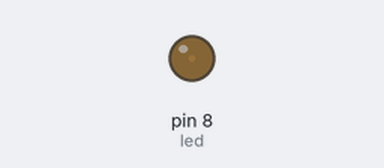
This sketch was run on a simulated Arduino Uno, built with avr-gcc and run on an emulated ATmega328P. Parts: output pins drawn as LEDs (lit = HIGH). Pins used as bus, display or sensor lines are not drawn.

Above: at 0.05 s.
At 0.6 s:
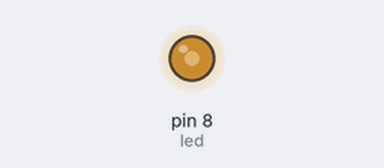
At 0.9 s:
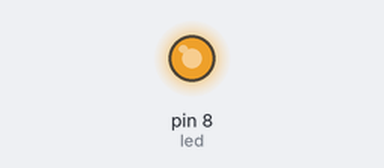
At 1.8 s:
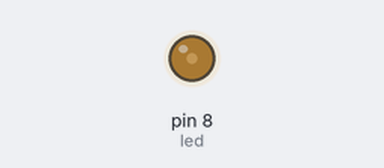
Timing chart, 0 to 7.9 s (numbered marks = the images above):
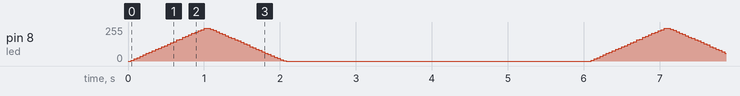

The sketch:

blink3.ino
```cpp
void setup() {
  pinMode(8, OUTPUT);
  pinMode(9, OUTPUT);
  pinMode(10, OUTPUT);
}

unsigned int tm = 1;
short int k = 1;
unsigned short int led = 8;

void loop() {
  digitalWrite(led, HIGH);
  delayMicroseconds(tm);
  digitalWrite(led, LOW);
  delayMicroseconds(999 - tm);

  tm = tm + k*1;
  if ( (tm == 999)||(tm == 1) ){
    k = k * (-1);
    if (tm == 1)
      led++;
  }

  if (led == 11)
    led = 8;
}
```
